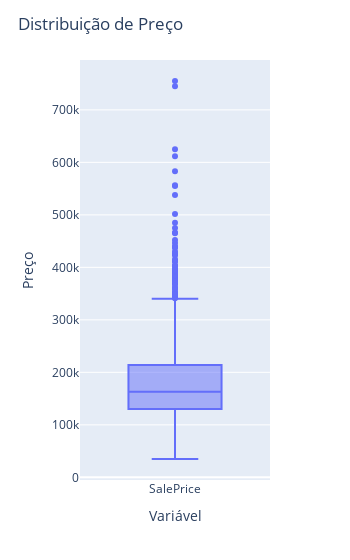

Notebook source saved alongside this figure:
### Code cell
fig = px.box(train['SalePrice'], labels={'value': 'Preço', 'variable': 'Variável'})
fig.update_layout(width=350, title='Distribuição de Preço', hovermode="x")

### Figure 1 — Plotly figure (JSON) as saved in the notebook; plotly's stock layout.template omitted (floating-point values rounded to 4 significant figures; data arrays with more than 128 entries replaced by an {"elided": "..."} marker saying what was removed)
{"data": [{"alignmentgroup": "True", "hovertemplate": "Variável=%{x}<br>Preço=%{y}<extra></extra>", "legendgroup": "", "marker": {"color": "#636efa"}, "name": "", "notched": false, "offsetgroup": "", "orientation": "v", "showlegend": false, "type": "box", "x": {"elided": "1460 str values"}, "x0": " ", "xaxis": "x", "y": {"elided": "1460 int values"}, "y0": " ", "yaxis": "y"}], "layout": {"boxmode": "group", "hovermode": "x", "legend": {"tracegroupgap": 0}, "margin": {"t": 60}, "title": {"text": "Distribuição de Preço"}, "width": 350, "xaxis": {"anchor": "y", "domain": [0, 1], "title": {"text": "Variável"}}, "yaxis": {"anchor": "x", "domain": [0, 1], "title": {"text": "Preço"}}}}
